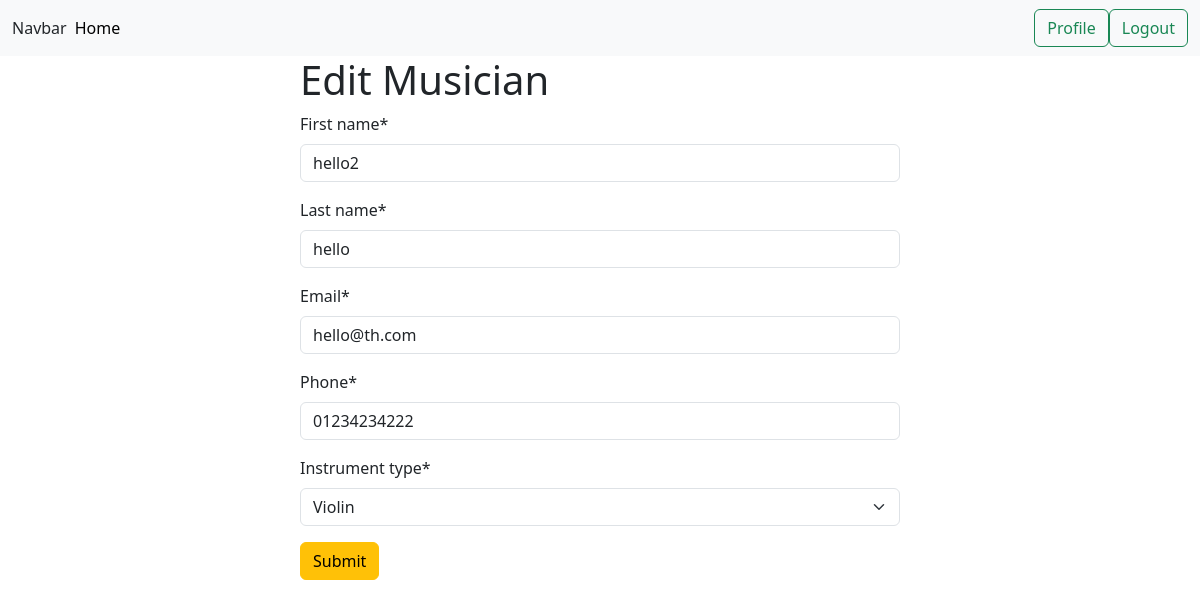
The page /musician/edit/1 (signed in) on the database its author committed.
### musicians/models.py (models this page shows, shortened)
class Musician(models.Model):
    first_name = models.CharField(max_length=50)
    last_name = models.CharField(max_length=50)
    email = models.EmailField()
    phone = models.CharField(max_length=12)
    TYPE_CHOICE = {
        "Guitar": "Guitar",
        "Piano": "Piano",
        "Violin": "Violin"
    }
    instrument_type = models.CharField(choices=TYPE_CHOICE, default=None, blank=False, max_length=10)

### musicians/views.py (the view)
# urls.py: path('edit/<int:id>', views.EditMusicianView.as_view(), name='edit_musician')
@method_decorator(login_required, name='dispatch')
class EditMusicianView(UpdateView):
    model = Musician
    form_class = MusicianForm
    template_name = 'musicians/form.html'
    pk_url_kwarg = 'id'
    success_url = reverse_lazy('home')
    def get_context_data(self, **kwargs):
        context = super().get_context_data(**kwargs)
        context["type"] = 'Edit Musician'
        return context

### musicians/forms.py
class MusicianForm(forms.ModelForm):
    class Meta:
        model = Musician
        fields = '__all__'

### musicians/templates/musicians/form.html (shortened to what this page needs)
{% extends "base.html" %}
{% load crispy_forms_tags %}
{% block content %}
<form method="post" style="width:50%; margin: auto">
    <h1>
        {{type}}
    </h1>
    {{form | crispy}}
    <button type="submit" class="btn btn-warning">Submit</button>
</form>
{% endblock  %}

### rows shown on the page
Musician: first_name "hello2", last_name "hello", email "hello@th.com", phone "01234234222", instrument_type "Violin"

### other values the page prints
{{ type }} "Edit Musician"
